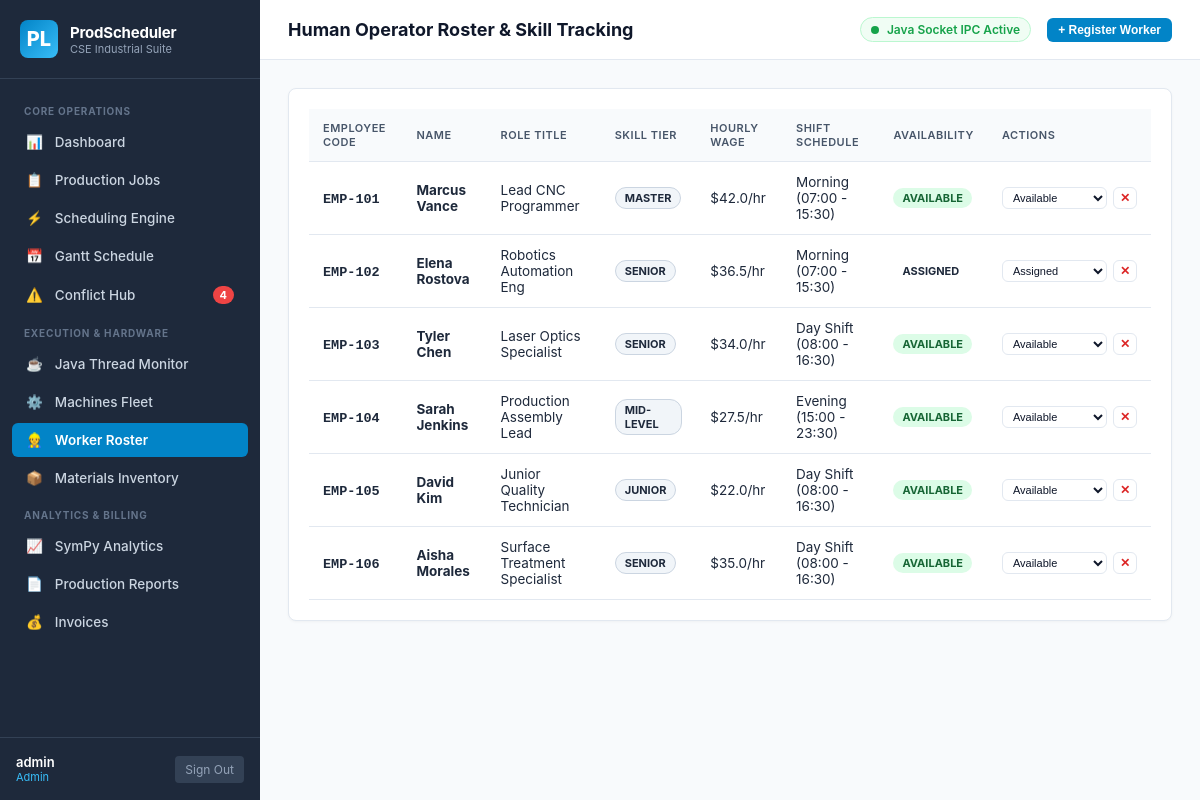
The page /workers (signed in) on the database its author committed.
### tables this page shows
CREATE TABLE workers (
    id INTEGER PRIMARY KEY AUTOINCREMENT,
    name TEXT NOT NULL,
    employee_code TEXT UNIQUE NOT NULL,
    role_title TEXT NOT NULL DEFAULT 'Machine Operator',
    skill_level TEXT NOT NULL DEFAULT 'Mid-Level' CHECK (skill_level IN ('Junior', 'Mid-Level', 'Senior', 'Master')),
    hourly_wage REAL NOT NULL DEFAULT 28.0,
    availability_status TEXT NOT NULL DEFAULT 'Available' CHECK (availability_status IN ('Available', 'Assigned', 'On Leave')),
    shift TEXT DEFAULT 'Day Shift (08:00 - 16:00)',
    created_at TIMESTAMP DEFAULT CURRENT_TIMESTAMP
);

### app.py (the view)
@app.route("/workers")
@login_required
def workers():
    all_workers = db.get_workers()
    return render_template("workers.html", workers=all_workers)

### app.py (called while the page is built)
def login_required(f):
    @wraps(f)
    def decorated_function(*args, **kwargs):
        if "user_id" not in session:
            flash("Please sign in to access the Production System.", "warning")
            return redirect(url_for("login"))
        return f(*args, **kwargs)
    return decorated_function

@app.context_processor
def inject_global_data():
    user = None
    alerts = []
    if "user_id" in session:
        user = {
            "id": session.get("user_id"),
            "username": session.get("username"),
            "role": session.get("user_role")
        }
        alerts = db.get_system_alerts()
    return {
        "current_user": user,
        "active_alerts": alerts,
        "now": datetime.now()
    }

### database/db.py (called while the page is built)
def get_connection() -> sqlite3.Connection:
    os.makedirs(os.path.dirname(config.DATABASE_PATH), exist_ok=True)
    conn = sqlite3.connect(config.DATABASE_PATH, timeout=20.0)
    conn.row_factory = sqlite3.Row
    conn.execute("PRAGMA foreign_keys = ON;")
    return conn

def get_workers() -> List[Dict[str, Any]]:
    conn = get_connection()
    try:
        cur = conn.cursor()
        cur.execute("SELECT * FROM workers ORDER BY id ASC")
        return [dict(r) for r in cur.fetchall()]
    finally:
        conn.close()

### templates/workers.html (shortened to what this page needs)
{% extends "base.html" %}
{% block page_title %}Human Operator Roster & Skill Tracking{% endblock %}
{% block top_actions %}
  <button type="button" class="btn btn-primary btn-sm" onclick="openCreateWorkerModal()">+ Register Worker</button>
{% endblock %}
{% block content %}
  <div class="card">
    <div class="table-container">
      <table class="data-table">
        <thead>
          <tr>
            <th>Employee Code</th>
            <th>Name</th>
            <th>Role Title</th>
            <th>Skill Tier</th>
            <th>Hourly Wage</th>
            <th>Shift Schedule</th>
            <th>Availability</th>
            <th>Actions</th>
          </tr>
        </thead>
        <tbody>
          {% for w in workers %}
            <tr>
              <td><strong style="font-family: monospace;">{{ w.employee_code }}</strong></td>
              <td><strong>{{ w.name }}</strong></td>
              <td>{{ w.role_title }}</td>
              <td>
                <span class="status-badge" style="background-color: #f1f5f9; color: #1e293b; border: 1px solid #cbd5e1;">
                  {{ w.skill_level }}
                </span>
              </td>
              <td>${{ w.hourly_wage }}/hr</td>
              <td>{{ w.shift }}</td>
              <td>
                <span class="status-badge {{ w.availability_status }}">{{ w.availability_status }}</span>
              </td>
              <td>
                <div style="display: flex; gap: 6px; align-items: center;">
                  <form method="POST" action="{{ url_for('update_worker_status_route', worker_id=w.id) }}" style="display:inline;">
                    <select name="status" class="form-control" style="font-size: 11px; padding: 3px 6px; width: 105px;" onchange="this.form.submit()">
                      <option value="Available" {% if w.availability_status == 'Available' %}selected{% endif %}>Available</option>
                      <option value="Assigned" {% if w.availability_status == 'Assigned' %}selected{% endif %}>Assigned</option>
                    </select>
                  </form>
                  <form method="POST" action="{{ url_for('delete_worker', worker_id=w.id) }}" onsubmit="return confirm('Remove worker {{ w.name }}?');">
                    <button type="submit" class="btn btn-sm btn-outline" style="color: var(--danger); padding: 3px 6px;">✕</button>
                  </form>
                </div>
              </td>
            </tr>
          {% endfor %}
        </tbody>
      </table>
    </div>
  </div>
{% endblock %}

### static/css/style.css (style rules this page uses)
:root { --primary: #0284c7; --primary-hover: #0369a1; --bg-dark: #0f172a; --bg-sidebar: #1e293b; --bg-card: #ffffff; --bg-main: #f8fafc; --border: #e2e8f0; --text-main: #0f172a; --text-muted: #64748b; --success: #16a34a; --warning: #f59e0b; --danger: #dc2626; --info: #0284c7; }
* { box-sizing: border-box; margin: 0; padding: 0; }
body { font-family: -apple-system, BlinkMacSystemFont, "Segoe UI", Roboto, "Helvetica Neue", Arial, sans-serif; background-color: var(--bg-main); color: var(--text-main); min-height: 100vh; display: flex; }
.card { background-color: var(--bg-card); border: 1px solid var(--border); border-radius: 8px; box-shadow: 0 1px 3px rgba(0,0,0,0.04); padding: 20px; margin-bottom: 24px; }
.table-container { overflow-x: auto; }
.data-table { width: 100%; border-collapse: collapse; text-align: left; font-size: 13.5px; }
.data-table th { background-color: #f8fafc; color: #475569; font-weight: 600; padding: 12px 14px; border-bottom: 1px solid var(--border); text-transform: uppercase; font-size: 11px; letter-spacing: 0.5px; }
.data-table td { padding: 12px 14px; border-bottom: 1px solid var(--border); color: #1e293b; }
.status-badge { display: inline-block; padding: 3px 9px; border-radius: 12px; font-size: 11px; font-weight: 700; text-transform: uppercase; }
.status-badge.Completed, .status-badge.Available { background-color: #dcfce7; color: #166534; }
.btn { display: inline-flex; align-items: center; gap: 6px; padding: 8px 16px; border-radius: 6px; font-size: 13px; font-weight: 600; cursor: pointer; text-decoration: none; border: 1px solid transparent; transition: all 0.15s ease; }
.btn-primary { background-color: var(--primary); color: #ffffff; }
.btn-outline { background-color: transparent; border-color: var(--border); color: #334155; }
.btn-sm { padding: 4px 10px; font-size: 12px; }
.form-control { width: 100%; padding: 8px 12px; border: 1px solid var(--border); border-radius: 6px; font-size: 13.5px; background-color: #ffffff; color: #0f172a; }

### rows shown on the page
workers: employee_code "EMP-101", name "Marcus Vance", role_title "Lead CNC Programmer", skill_level "MASTER", hourly_wage "42.0", shift "Morning (07:00 - 15:30)", availability_status "AVAILABLE", status "Available"
workers: employee_code "EMP-102", name "Elena Rostova", role_title "Robotics Automation Eng", skill_level "SENIOR", hourly_wage "36.5", shift "Morning (07:00 - 15:30)", availability_status "ASSIGNED", status "Assigned"
workers: employee_code "EMP-103", name "Tyler Chen", role_title "Laser Optics Specialist", skill_level "SENIOR", hourly_wage "34.0", shift "Day Shift (08:00 - 16:30)", availability_status "AVAILABLE", status "Available"
workers: employee_code "EMP-104", name "Sarah Jenkins", role_title "Production Assembly Lead", skill_level "MID-LEVEL", hourly_wage "27.5", shift "Evening (15:00 - 23:30)", availability_status "AVAILABLE", status "Available"
workers: employee_code "EMP-105", name "David Kim", role_title "Junior Quality Technician", skill_level "JUNIOR", hourly_wage "22.0", shift "Day Shift (08:00 - 16:30)", availability_status "AVAILABLE", status "Available"
workers: employee_code "EMP-106", name "Aisha Morales", role_title "Surface Treatment Specialist", skill_level "SENIOR", hourly_wage "35.0", shift "Day Shift (08:00 - 16:30)", availability_status "AVAILABLE", status "Available"

### other values the page prints
{{ active_alerts|length }} "4"
{{ current_user.username if current_user else 'Guest' }} "admin"
{{ current_user.role if current_user else 'Visitor' }} "Admin"
